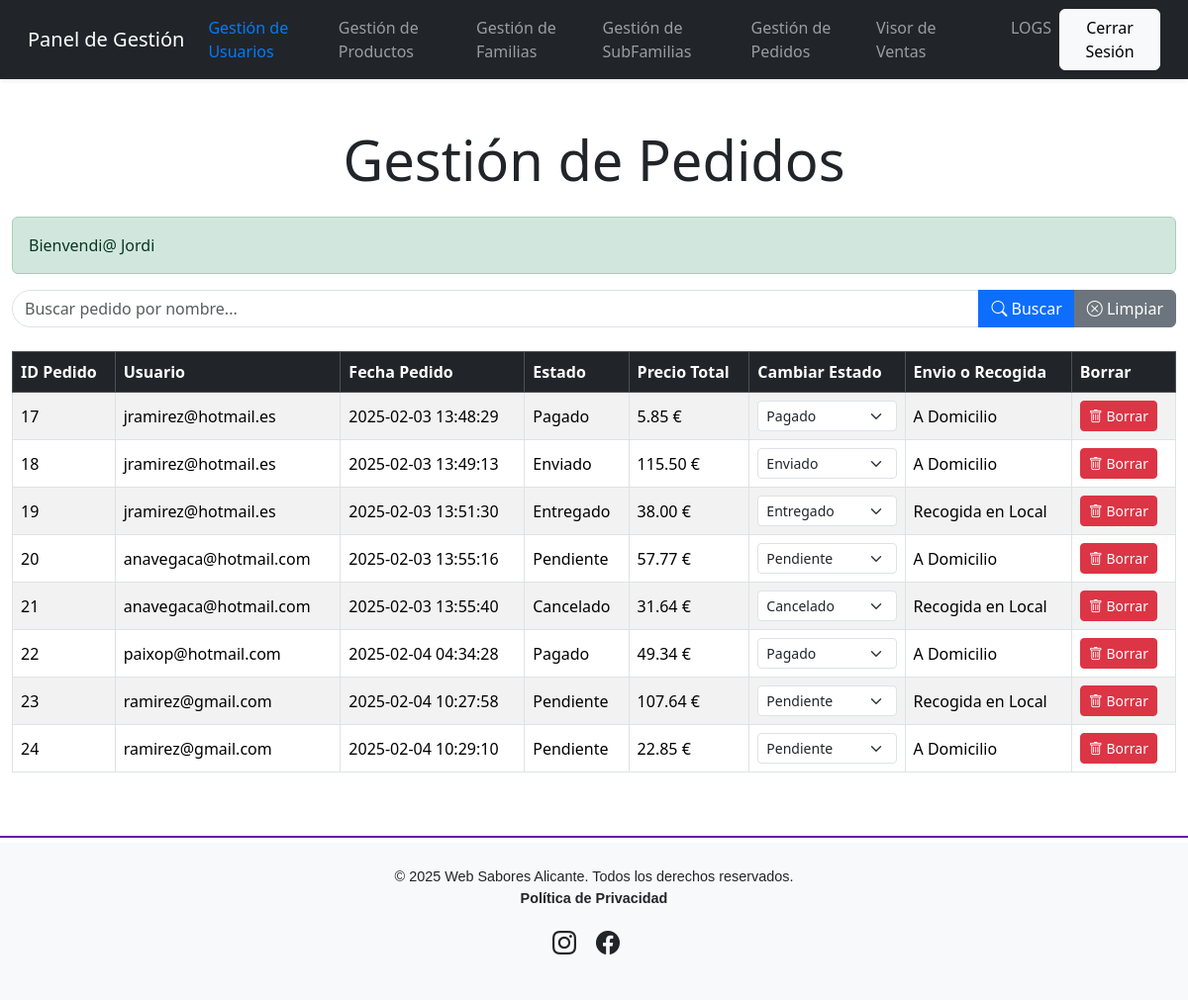
Page /mantenimiento_pedidos.php (signed in) on the committed database.
### tables this page shows
CREATE TABLE `pedidos` (
  `id_pedido` int(11) NOT NULL,
  `id_usuario` int(11) NOT NULL,
  `fecha` datetime NOT NULL DEFAULT current_timestamp(),
  `estado` enum('Pendiente','Pagado','Enviado','Cancelado','Entregado') NOT NULL DEFAULT 'Pendiente',
  `forma_pago` enum('Tarjeta','Efectivo','Transferencia') NOT NULL,
  `total` float NOT NULL DEFAULT 0,
  `recogida_local` tinyint(1) NOT NULL DEFAULT 0
);

CREATE TABLE `usuarios` (
  `id` int(11) NOT NULL,
  `clave` varchar(255) NOT NULL,
  `dni` varchar(9) NOT NULL,
  `nombre` varchar(50) NOT NULL,
  `apellidos` varchar(125) NOT NULL,
  `direccion` varchar(255) NOT NULL,
  `localidad` varchar(50) NOT NULL,
  `provincia` varchar(50) NOT NULL,
  `cp` char(5) NOT NULL,
  `telefono` varchar(15) NOT NULL,
  `email` varchar(125) NOT NULL,
  `rol` enum('Usuario','Empleado','Administrador','Contable') NOT NULL DEFAULT 'Usuario',
  `activo` tinyint(1) NOT NULL DEFAULT 1
);

### htdocs/gestores/gestor_pedidos.php (called while the page is built, shortened)
<?php
class GestorPedidos
{
    private $pdo;
    public function __construct($pdo)
    {
        $this->pdo = $pdo;
    }
    public function mostrar_pedidos()
    {
        $query = "SELECT id_pedido, id_usuario, fecha, estado, total,recogida_local FROM pedidos";
        $stmt = $this->pdo->prepare($query);
        $stmt->execute();
        $pedidos = $stmt->fetchAll(PDO::FETCH_OBJ);
        $total_registros = count($pedidos);
        $registros_por_pagina = 10;
        $total_paginas = ceil($total_registros / $registros_por_pagina);
        return [$pedidos, $total_paginas];
    }
}

### htdocs/gestores/gestor_usuarios.php (called while the page is built, shortened)
<?php
class Usuario
{
    private $email;
    public function __construct($id, $clave, $dni, $nombre, $apellidos, $direccion, $localidad, $provincia, $cp, $telefono, $email, $rol, $activo)
    {
        $this->email = $email;
    }
    public function getEmail()
    {
        return $this->email;
    }
}
class GestorUsuarios
{
    private $pdo;
    public function __construct($pdo)
    {
        $this->pdo = $pdo;
    }
    public function obtener_usuario_por_id($id)
    {
        $query = "SELECT * FROM usuarios WHERE id = :id";
        try {
            $stmt = $this->pdo->prepare($query);
            $stmt->execute([':id' => $id]);
            $usuario = $stmt->fetch(PDO::FETCH_OBJ);
            if ($usuario !== false) {
                return new Usuario(
                    $usuario->id,
                    $usuario->clave,
                    $usuario->dni,
                    $usuario->nombre,
                    $usuario->apellidos,
                    $usuario->direccion,
                    $usuario->localidad,
                    $usuario->provincia,
                    $usuario->cp,
                    $usuario->telefono,
                    $usuario->email,
                    $usuario->rol,
                    $usuario->activo
                );
            }
            return null;
        } catch (PDOException $e) {
            throw new Exception('Error al obtener el usuario: ' . $e->getMessage());
        }
    }
}

### htdocs/mantenimiento_pedidos.php (the view, shortened to what this page needs)
<?php
include_once(__DIR__ . '/../config/conectar_db.php');
include_once 'gestores/gestor_pedidos.php';
include_once 'gestores/gestor_usuarios.php';
$pdo = conectar_db();
$gestorPedidos = new GestorPedidos($pdo);
include_once 'includes/header.php';
$buscar_pedido = isset($_GET['buscar_pedido']) ? trim($_GET['buscar_pedido']) : '';
list($pedidos, $total_paginas) = $gestorPedidos->mostrar_pedidos();
?>
<div class="container-fluid py-5">
    <h1 class="text-center display-4 mb-4">Gestión de Pedidos</h1>
    <?php include_once 'config/procesa_errores.php'; ?>
    <form method="GET" action="mantenimiento_pedidos.php" class="mb-4">
        <div class="input-group">
            <input type="text" id="buscar_pedido" name="buscar_pedido" class="form-control" placeholder="Buscar pedido por nombre..."
                value="<?php echo htmlspecialchars($buscar_pedido); ?>" aria-label="Buscar por Pedido">
            <button type="submit" class="btn btn-primary">
                <i class="bi bi-search"></i> Buscar
            </button>
            <a href="mantenimiento_pedidos.php" class="btn btn-secondary">
                <i class="bi bi-x-circle"></i> Limpiar
            </a>
        </div>
    </form>
    <div class="table-responsive">
        <table class="table table-striped table-bordered table-hover align-middle">
            <thead class="table-dark">
                <tr>
                    <th>ID Pedido</th>
                    <th>Usuario</th>
                    <th>Fecha Pedido</th>
                    <th>Estado</th>
                    <th>Precio Total</th>
                    <th>Cambiar Estado</th>
                    <th>Envio o Recogida</th>
                    <th>Borrar</th>
                </tr>
            </thead>
            <tbody>
                <?php if (!empty($pedidos)): ?>
                    <?php foreach ($pedidos as $pedido): ?>
                        <?php $usuario = $gestorUsuarios->obtener_usuario_por_id($pedido->id_usuario); ?>
                        <tr>
                            <td><?php echo htmlspecialchars($pedido->id_pedido); ?></td>
                            <td><?php echo htmlspecialchars($usuario->getEmail()); ?></td>
                            <td><?php echo htmlspecialchars($pedido->fecha); ?></td>
                            <td><?php echo htmlspecialchars($pedido->estado); ?></td>
                            <td><?php echo number_format($pedido->total, 2); ?> €</td>
                            <td>
                                <form method="POST" action="mantenimiento_pedidos.php">
                                    <select name="estado" class="form-select form-select-sm" onchange="this.form.submit()">
                                        <option value="Pendiente" <?php echo ($pedido->estado === 'Pendiente') ? 'selected' : ''; ?>>Pendiente</option>
                                        <option value="Pagado" <?php echo ($pedido->estado === 'Pagado') ? 'selected' : ''; ?>>Pagado</option>
                                        <option value="Enviado" <?php echo ($pedido->estado === 'Enviado') ? 'selected' : ''; ?>>Enviado</option>
                                        <option value="Cancelado" <?php echo ($pedido->estado === 'Cancelado') ? 'selected' : ''; ?>>Cancelado</option>
                                        <option value="Entregado" <?php echo ($pedido->estado === 'Entregado') ? 'selected' : ''; ?>>Entregado</option>
                                    </select>
                                </form>
                            </td>
                            <td>
                                <?php echo htmlspecialchars($pedido->recogida_local ? 'Recogida en Local' : 'A Domicilio'); ?>
                            </td>
                            <td>
                                <a href="mantenimiento_pedidos.php?borrar=<?php echo urlencode($pedido->id_pedido); ?>"
                                    class="btn btn-danger btn-sm" onclick="return confirm('¿Estás seguro de que deseas borrar este pedido?');"><i class="bi bi-trash"></i> Borrar</a>
                            </td>
                        </tr>
                    <?php endforeach; ?>
                <?php else: ?>
                    <tr>
                        <td colspan="7" class="text-center">No se encontraron pedidos.</td>
                    </tr>
                <?php endif; ?>
            </tbody>
        </table>
    </div>
</div>
<?php include_once 'includes/footer.php'; ?>

### htdocs/estilos/styles.css (style rules this page uses)
body { font-family: 'Roboto', sans-serif; background-color: #f8f9fa; display: flex; flex-direction: column; min-height: 100vh; margin: 0; }
form .form-control { border-radius: 20px; box-shadow: none; }
form button { border-radius: 20px; padding: 10px 20px; }

### rows in the picture
pedidos: id_pedido "17", id_usuario.email "jramirez@hotmail.es", fecha "2025-02-03 13:48:29", estado "Pagado", total "5.85", recogida_local "A Domicilio"
pedidos: id_pedido "18", id_usuario.email "jramirez@hotmail.es", fecha "2025-02-03 13:49:13", estado "Enviado", total "115.50", recogida_local "A Domicilio"
pedidos: id_pedido "19", id_usuario.email "jramirez@hotmail.es", fecha "2025-02-03 13:51:30", estado "Entregado", total "38.00", recogida_local "Recogida en Local"
pedidos: id_pedido "20", id_usuario.email "anavegaca@hotmail.com", fecha "2025-02-03 13:55:16", estado "Pendiente", total "57.77", recogida_local "A Domicilio"
pedidos: id_pedido "21", id_usuario.email "anavegaca@hotmail.com", fecha "2025-02-03 13:55:40", estado "Cancelado", total "31.64", recogida_local "Recogida en Local"
pedidos: id_pedido "22", id_usuario.email "paixop@hotmail.com", fecha "2025-02-04 04:34:28", estado "Pagado", total "49.34", recogida_local "A Domicilio"
pedidos: id_pedido "23", id_usuario.email "ramirez@gmail.com", fecha "2025-02-04 10:27:58", estado "Pendiente", total "107.64", recogida_local "Recogida en Local"
pedidos: id_pedido "24", id_usuario.email "ramirez@gmail.com", fecha "2025-02-04 10:29:10", estado "Pendiente", total "22.85", recogida_local "A Domicilio"

### other values in the picture
$_SESSION['mensaje'] "Bienvendi@ Jordi"
